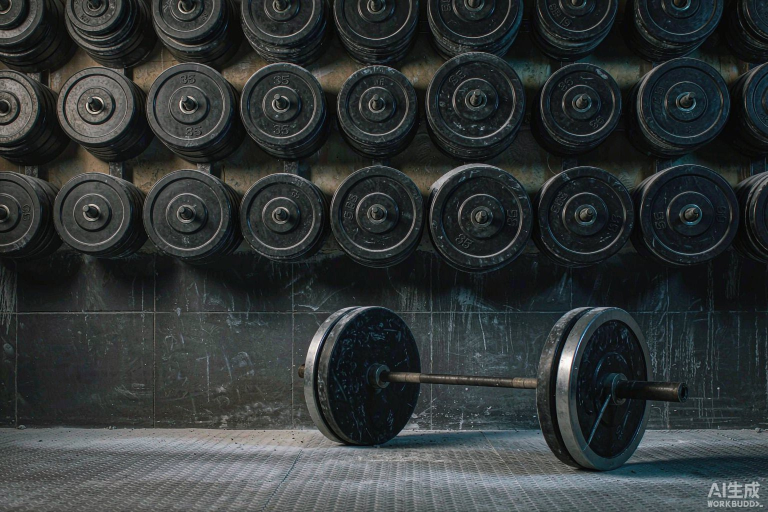
#> input picture photos/full/deadlift-01-plates.jpg, 1536 x 1024 px, given as the content of the folder ../../../photos/full/deadlift-01-plates.jpg, which was not available (shown at 1/2 size)
$ python prepare_photos.py ../../../photos/full/deadlift-01-plates.jpg
#> lines starting #> are read from the running program, lines starting #| are printed output that depends on the picture
### skills/photo-album/scripts/bake_tints.py
#!/usr/bin/env python3
"""把每张方图缩成 32×32 的色块，写进 photos/tints.js（健身房照片展示用）。

直接双击 index.html（file://）打开时，浏览器不让网页读取照片像素，首页点阵字就没法染上照片的颜色。
页面读不到像素时，会改用这里预先算好的色块（photoTint → bakedTint），悬停音的音高也用它算亮度。

用法：
  python3 bake_tints.py [网站根目录，默认当前目录]

prepare_photos.py（把健身房照片按训练项目整理成 sq/full）跑完会自动调用它；
手动换了 photos/sq 里的图，再单独跑一次。
支持 jpg / png / webp，会递归扫描 photos/sq 下按章节分的子文件夹；
键名是相对 photos/sq 的路径、去掉扩展名，例如 "cutting/cutting-01-cardio"，
必须和 index.html 里 CHAPTERS 的 src 完全一致（扁平结构时仍是纯文件名）。
需要 Pillow（pip install pillow）。
"""
import base64, json, sys
from pathlib import Path

try:
    from PIL import Image
except ImportError:
    sys.exit("需要 Pillow：pip install pillow")

SIZE = 32
EXTS = {".jpg", ".jpeg", ".png", ".webp"}


def bake(root):
    sq = Path(root) / "photos" / "sq"
    # 递归：按章节分子文件夹后仍能全部收进来；键名用相对路径，和 CHAPTERS 的 src 对齐
    files = sorted(p for p in sq.rglob("*") if p.is_file() and p.suffix.lower() in EXTS)
    if not files:
        sys.exit(f"{sq} 里没有照片")
    data = {}
    for f in files:
        key = f.relative_to(sq).with_suffix("").as_posix()
        im = Image.open(f).convert("RGB").resize((SIZE, SIZE), Image.BOX)
        data[key] = base64.b64encode(im.tobytes()).decode()
    out = Path(root) / "photos" / "tints.js"
    out.write_text(
        "// 由 skills/photo-album/scripts/bake_tints.py 生成：每张方图缩成 32×32 的 RGB，base64。\n"
        "// 直接双击 index.html（file://）打开、读不到照片像素时，首页点阵字用它染色。换照片后重新运行脚本。\n"
        f"window.PHOTO_TINTS = {{ size:{SIZE}, data:{json.dumps(data, separators=(',', ':'))} }};\n"
    )
    print(f"写好了 {out}：{len(data)} 张，{out.stat().st_size // 1024} KB", file=sys.stderr)


# [2 lines that do not run on import are left out]

### skills/photo-album/scripts/prepare_photos.py
#!/usr/bin/env python3
"""把健身房原始照片整理成网站要的两套图，并打印 CHAPTERS 用的宽高。

照片按训练项目分文件夹存放（deadlift/、glutes/、shoulders/、yoga/、cutting/、dance/、pilates/），
每个文件夹是一章，文件名用英文动作名（如 deadlift-lockout.jpg）；站点 index.html 的 CHAPTERS
需要每张的 src / w / h。

默认（不加 --label-from-folder）：只处理 src 顶层文件，输出扁平结构：
  photos/sq/<名字>.jpg    640×640 方图，用在首页照片环上
  photos/full/<名字>.jpg  长边 1600，保留原始比例，用在章节页和大图上

加 --label-from-folder：不同章的照片分别放进不同子文件夹，站点也照这个层级取图：
  photos/sq/<章节>/<名字>.jpg
  photos/full/<章节>/<名字>.jpg
  chapters.json 里每张的 src 写成 "<章节>/<名字>"（相对 photos/sq 与 photos/full 的路径，不含扩展名），
  直接抄进 index.html 的 CHAPTERS 即可；photoURL("sq", src) 会拼成 photos/sq/<章节>/<名字>.jpg。

用法：
  python3 prepare_photos.py <原始照片文件夹> [--out 网站根目录] [--full 1600] [--sq 640]
  python3 prepare_photos.py <原始照片文件夹> --label-from-folder [--sq-fit] \
      [--order deadlift,glutes,shoulders,yoga,cutting,dance,pilates] --out 网站根目录

--label-from-folder：递归读取 src 下按项目命名的子文件夹，文件夹名当章节标签，
  输出 chapters.json（[{"dir","label","photos":[{"src","w","h","from"}]}]）。
--order：逗号分隔的章节名，决定 chapters.json 里的章节顺序（不填按文件夹名字母序）；
  没列在里面的文件夹会按字母序追加在后面。
--sq-fit：首页方图不做居中裁切，而是把原图等比缩到 640 以内、居中贴在 640×640 的浅色底上，
  避免硬拉 / 深蹲这类竖幅全身动作被裁掉手脚；默认仍是 ImageOps.fit 居中裁切。

需要 Pillow（pip install pillow）。会按 EXIF 方向转正，文件名转成小写短横线；纯中文文件名
用「项目文件夹名 + 序号」兜底并在 stderr 提示。最后会自动调用 bake_tints.py 生成 photos/tints.js
（直接双击 index.html 打开时，首页点阵字靠它染色；键名与 CHAPTERS 的 src 一致）。
stdout 打印每张的 src / w / h JSON，可直接抄进 index.html 的 CHAPTERS；分组信息见 chapters.json。
"""
import argparse, json, re, sys, unicodedata
from pathlib import Path

try:
    from PIL import Image, ImageOps
except ImportError:
    sys.exit("需要 Pillow：pip install pillow")

EXT = {".jpg", ".jpeg", ".png", ".webp", ".heic", ".tif", ".tiff"}
PAPER = (250, 250, 248)


def slug(name):
    """文件名转 ASCII 短横线；纯非 ASCII（如中文）会退化成空字符串，由调用方兜底。"""
    s = unicodedata.normalize("NFKD", name).encode("ascii", "ignore").decode()
    s = re.sub(r"[^a-zA-Z0-9]+", "-", s).strip("-").lower()
    return s


def make_square(im, size, fit):
    """方图：默认居中裁切；--sq-fit 时等比缩进 size×size 的浅色底、居中贴。"""
    if not fit:
        return ImageOps.fit(im, (size, size), Image.LANCZOS)
    canvas = Image.new("RGB", (size, size), PAPER)
    fitted = im.copy()
    fitted.thumbnail((size, size), Image.LANCZOS)
    canvas.paste(fitted, ((size - fitted.width) // 2, (size - fitted.height) // 2))
    return canvas


def group_dirs(src, order):
    """列出项目子文件夹；给了 --order 就按它排，其余按字母序追加。"""
    dirs = sorted(p for p in src.iterdir() if p.is_dir())
    if not order:
        return dirs
    wanted = [x.strip() for x in order.split(",") if x.strip()]
    by_name = {d.name: d for d in dirs}
    out = [by_name[n] for n in wanted if n in by_name]
    out += [d for d in dirs if d.name not in wanted]
    return out


def main():
    ap = argparse.ArgumentParser(description=__doc__, formatter_class=argparse.RawDescriptionHelpFormatter)
    ap.add_argument("src", type=Path)
    ap.add_argument("--out", type=Path, default=Path("."))
    ap.add_argument("--full", type=int, default=1600)
    ap.add_argument("--sq", type=int, default=640)
    ap.add_argument("--label-from-folder", action="store_true",
                    help="按项目子文件夹分组，照片也写进对应子文件夹，输出 chapters.json")
    ap.add_argument("--order", default="", help="逗号分隔的章节顺序（仅在 --label-from-folder 下生效）")
    ap.add_argument("--sq-fit", action="store_true",
                    help="方图不裁切，等比缩进浅色底的 640×640")
    a = ap.parse_args()

    # 收集文件；label-from-folder 时按子文件夹分组，并记下每张图的章节标签
    file_label = {}
    groups = []
    if a.label_from_folder:
        for d in group_dirs(a.src, a.order):
            photos = sorted(p for p in d.rglob("*") if p.suffix.lower() in EXT)
            if photos:
                groups.append((d.name, photos))
                for p in photos:
                    file_label[p] = d.name
        files = [p for _, ps in groups for p in ps]
    else:
        files = sorted(p for p in a.src.iterdir() if p.suffix.lower() in EXT)
    if not files:
        sys.exit(f"{a.src} 里没有照片")
    full_base, sq_base = a.out / "photos" / "full", a.out / "photos" / "sq"

    # label-from-folder 时准备按项目分组的 chapters.json 容器
    by_label = {}
    chapters = []
    for label, _ in groups:
        by_label[label] = []
        chapters.append({"dir": label, "label": label, "photos": by_label[label]})

    out, used = [], set()
    fallback_seq = 0
    for p in files:
        try:
            im = ImageOps.exif_transpose(Image.open(p)).convert("RGB")
#> im is the input picture: PIL image 1536x1024 RGB; mean R, G, B 48.9, 54, 54.4
        except Exception as e:
            print(f"跳过 {p.name}：{e}", file=sys.stderr)
            continue
        stem = slug(p.stem)
        if stem:
            base = stem
        else:
            # 纯中文等无法转成 ASCII 的文件名：用「项目文件夹名 + 序号」兜底，避免都撞成 photo
            prefix = slug(file_label.get(p, "")) or "photo"
            fallback_seq += 1
            base = f"{prefix}-{fallback_seq:02d}"
            print(f"{p.name} 无法转成英文文件名，用 {base} 兜底", file=sys.stderr)
        name = base
        k = 2
        while name in used:
            name, k = f"{base}-{k}", k + 1
        used.add(name)

        label = file_label.get(p)
        full_dir = full_base / label if label else full_base
        sq_dir = sq_base / label if label else sq_base
        full_dir.mkdir(parents=True, exist_ok=True)
        sq_dir.mkdir(parents=True, exist_ok=True)

        full = im.copy()
        full.thumbnail((a.full, a.full), Image.LANCZOS)
        full.save(full_dir / f"{name}.jpg", quality=86, optimize=True, progressive=True)
        make_square(im, a.sq, a.sq_fit).save(sq_dir / f"{name}.jpg", quality=84, optimize=True, progressive=True)
#> in make_square, `return ImageOps.fit(im, (size, size), Image.LANCZOS)`:
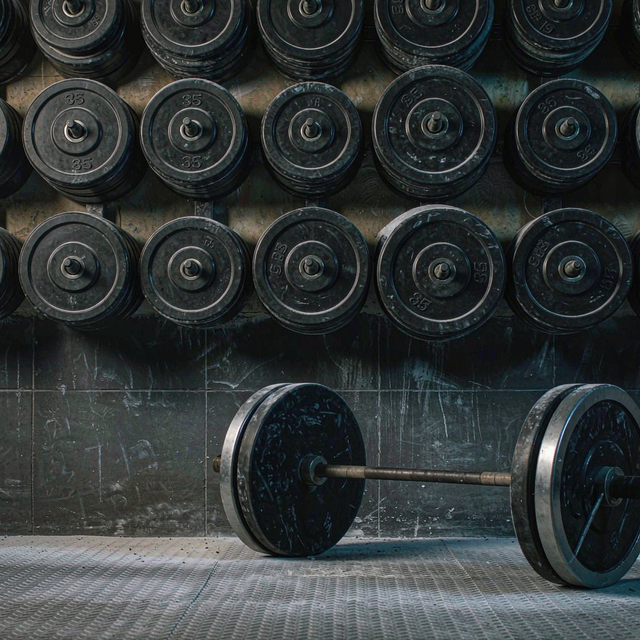
#> returned value: PIL image 640x640 RGB; mean R, G, B 50.6, 55.7, 55.9
        # src 是相对 photos/sq 与 photos/full 的路径，和 bake_tints.py 的键名、CHAPTERS 的 src 对齐
        rec = {"src": f"{label}/{name}" if label else name, "w": full.width, "h": full.height, "from": p.name}
        out.append(rec)
        if a.label_from_folder:
            by_label[label].append(rec)
        print(f"{p.name} → {rec['src']}  {full.width}×{full.height}", file=sys.stderr)

    print(json.dumps(out, ensure_ascii=False, indent=2))
#| [
#|   {
#|     "src": "deadlift-01-plates",
#|     "w": 1536,
#|     "h": 1024,
#|     "from": "deadlift-01-plates.jpg"
#|   }
#| ]
    if a.label_from_folder:
        (a.out / "chapters.json").write_text(json.dumps(chapters, ensure_ascii=False, indent=2), encoding="utf-8")
    sys.path.insert(0, str(Path(__file__).resolve().parent))
    from bake_tints import bake
    bake(a.out)
#> in bake, `im = Image.open(f).convert("RGB").resize((SIZE, SIZE), Image.BOX)`:
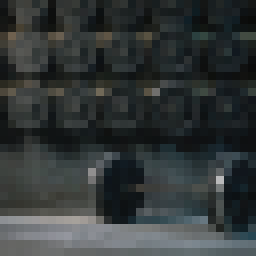
#> im: PIL image 32x32 RGB (shown 8 times larger); mean R, G, B 50.6, 55.6, 55.9


if __name__ == "__main__":
    main()

$ run again, on photos/full/glutes-01-rack.jpg
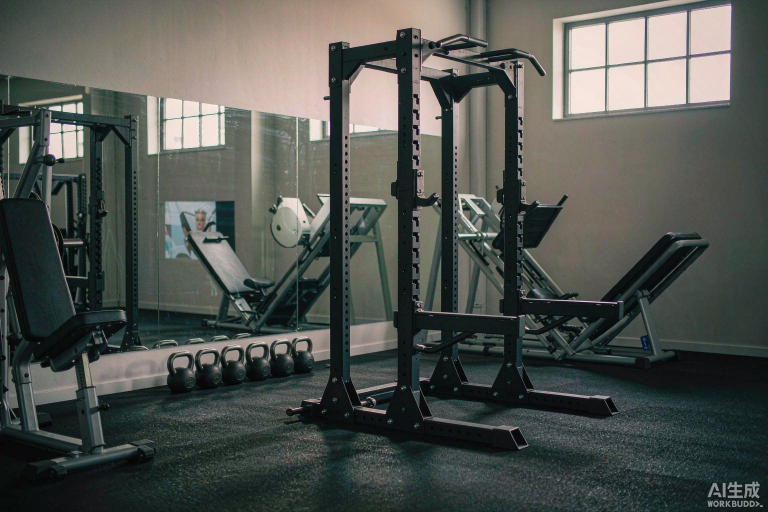
#> input picture photos/full/glutes-01-rack.jpg, 1536 x 1024 px, given as the content of the folder ../../../photos/full/glutes-01-rack.jpg, which was not available (shown at 1/2 size)
#> in main, im is the input picture: PIL image 1536x1024 RGB; mean R, G, B 80.5, 84.4, 79.6
#> in make_square, `return ImageOps.fit(im, (size, size), Image.LANCZOS)`:
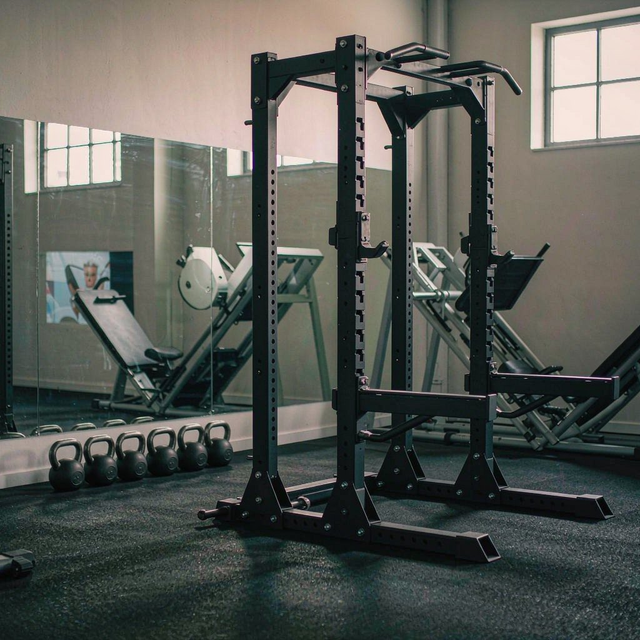
#> returned value: PIL image 640x640 RGB; mean R, G, B 88.1, 90.6, 85
#| [
#|   {
#|     "src": "glutes-01-rack",
#|     "w": 1536,
#|     "h": 1024,
#|     "from": "glutes-01-rack.jpg"
#> (further printed lines are left out)
#> in bake, `im = Image.open(f).convert("RGB").resize((SIZE, SIZE), Image.BOX)`:
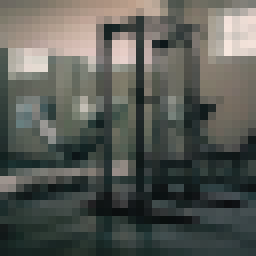
#> im: PIL image 32x32 RGB (shown 8 times larger); mean R, G, B 88, 90.6, 85

$ run again, on photos/full/glutes-02-squat.jpg
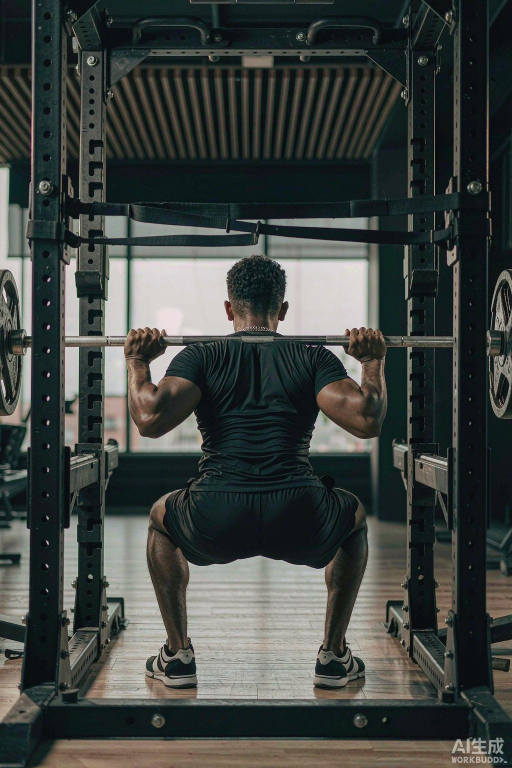
#> input picture photos/full/glutes-02-squat.jpg, 1024 x 1536 px, given as the content of the folder ../../../photos/full/glutes-02-squat.jpg, which was not available (shown at 1/2 size)
#> in main, im is the input picture: PIL image 1024x1536 RGB; mean R, G, B 63.5, 68.3, 65
#> in make_square, `return ImageOps.fit(im, (size, size), Image.LANCZOS)`:
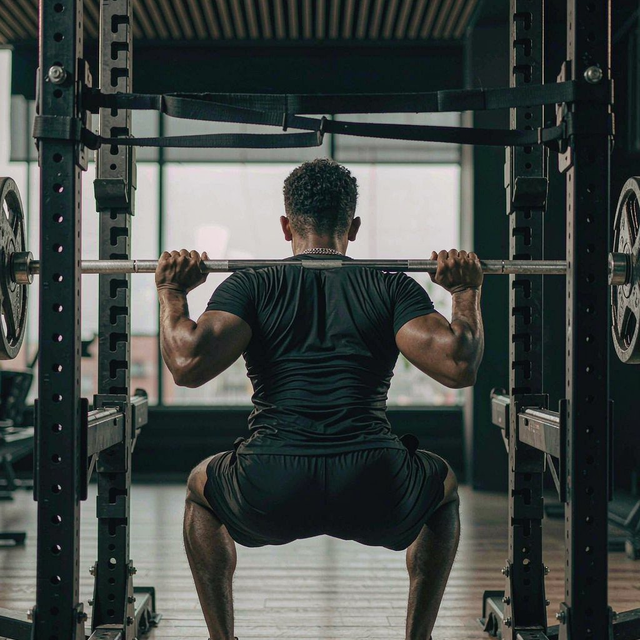
#> returned value: PIL image 640x640 RGB; mean R, G, B 66.2, 71.8, 69.1
#| [
#|   {
#|     "src": "glutes-02-squat",
#|     "w": 1024,
#|     "h": 1536,
#|     "from": "glutes-02-squat.jpg"
#> (further printed lines are left out)
#> in bake, `im = Image.open(f).convert("RGB").resize((SIZE, SIZE), Image.BOX)`:
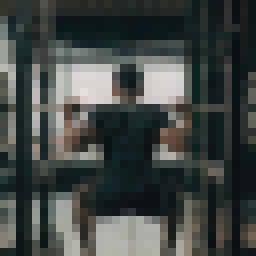
#> im: PIL image 32x32 RGB (shown 8 times larger); mean R, G, B 66.1, 71.7, 69.1

$ run again, on photos/full/glutes-03-hipthrust.jpg
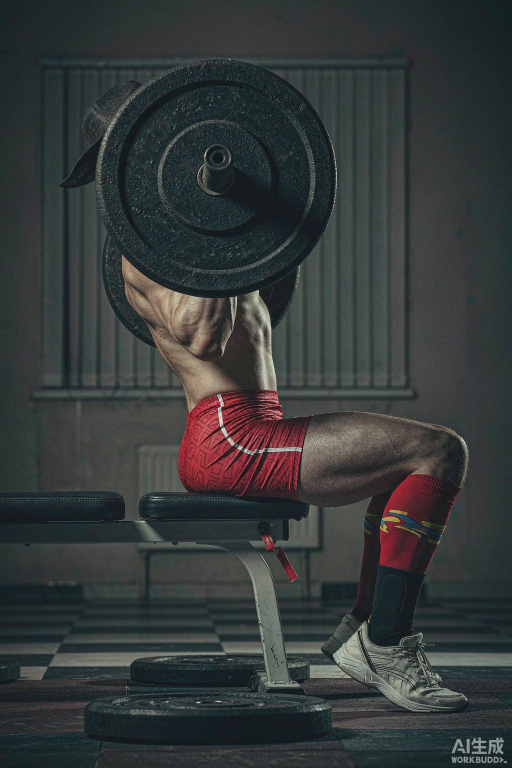
#> input picture photos/full/glutes-03-hipthrust.jpg, 1024 x 1536 px, given as the content of the folder ../../../photos/full/glutes-03-hipthrust.jpg, which was not available (shown at 1/2 size)
#> in main, im is the input picture: PIL image 1024x1536 RGB; mean R, G, B 53.4, 57.5, 57.5
#> in make_square, `return ImageOps.fit(im, (size, size), Image.LANCZOS)`:
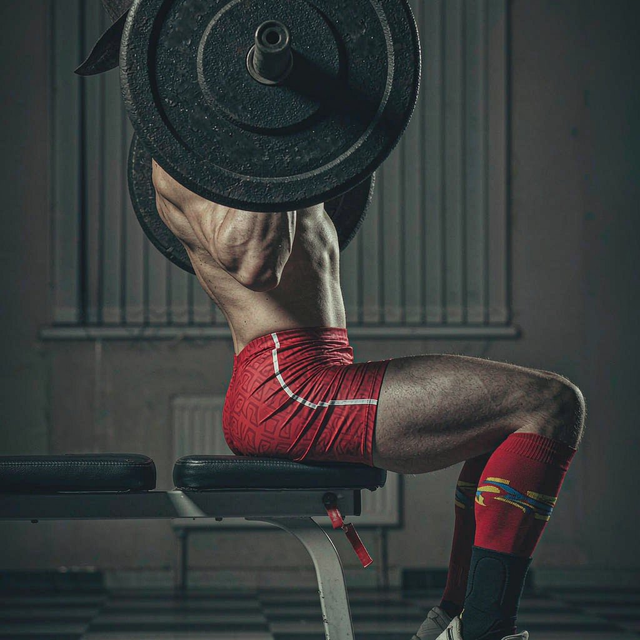
#> returned value: PIL image 640x640 RGB; mean R, G, B 57.2, 59.2, 58.7
#| [
#|   {
#|     "src": "glutes-03-hipthrust",
#|     "w": 1024,
#|     "h": 1536,
#|     "from": "glutes-03-hipthrust.jpg"
#> (further printed lines are left out)
#> in bake, `im = Image.open(f).convert("RGB").resize((SIZE, SIZE), Image.BOX)`:
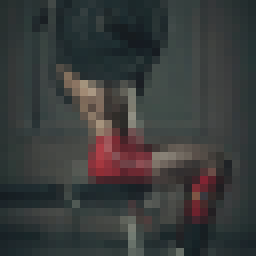
#> im: PIL image 32x32 RGB (shown 8 times larger); mean R, G, B 57.1, 59.1, 58.7
